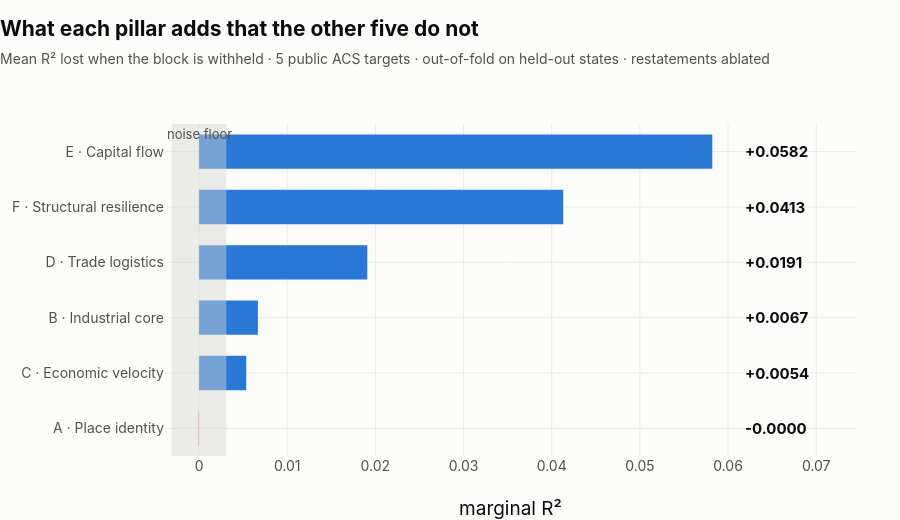

This figure's notebook cell:
### Markdown cell above
---

## 2. What the six pillars are worth

Read the figure as: **how much predictive power the matrix loses when this pillar
is taken out of it.** The grey band is the noise floor — the most any *shuffled*
version of that block managed.

### Code cell
floor = ext["drop_one_noise_floor"]
# Contribution comes from drop_one, NOT from the noise-floor dict: the latter
# carries F's `_no_ametro` robustness variant (+0.0410, scored against a
# different reference model), and quoting it here would silently understate the
# headline figure the findings report and docs both use (+0.0413).
rows = [{"pillar": p,
         "label": PILLAR_NAME[p],
         "contribution": ext["drop_one"][f"size_emacro_drop_{p}"]["mean_contribution_ablated"],
         "floor": floor[p]["max_placebo"],
         "above": floor[p]["n_targets_above_floor"],
         "positive": ext["drop_one"][f"size_emacro_drop_{p}"]["n_positive_ablated"]}
        for p in PILLARS]
worth = pd.DataFrame(rows).sort_values("contribution")

band = float(worth["floor"].max())
hi = float(worth["contribution"].max())
lo = min(-band, float(worth["contribution"].min()))

fig = go.Figure()
fig.add_trace(go.Bar(
    x=worth["contribution"], y=worth["label"], orientation="h",
    marker_color=[CRITICAL if v <= 0 else BLUE for v in worth["contribution"]],
    hovertemplate="%{y}<br>contribution %{x:+.4f}<extra></extra>",
    showlegend=False,
))
# Values are set in a fixed right-hand column rather than as outside bar labels.
# Outside labels track the bar end, which puts Source A's near-zero value on top
# of its own category label and pushes Source E's off the canvas.
value_x = hi * 1.06
for lab, v in zip(worth["label"], worth["contribution"]):
    fig.add_annotation(x=value_x, y=lab, text=f"<b>{v:+.4f}</b>", showarrow=False,
                       xanchor="left", font=dict(size=15, color=INK))
# The noise floor is a property of the measurement, not a series — drawn as a
# shaded band rather than a legend entry so it reads as the bar to clear.
fig.add_vrect(x0=-band, x1=band, fillcolor=MUTED, opacity=0.45, line_width=0,
              annotation_text="noise floor", annotation_position="top",
              annotation_font=dict(size=13, color=INK2))
style(fig,
      "What each pillar adds that the other five do not",
      "Mean R² lost when the block is withheld · 5 public ACS targets · "
      "out-of-fold on held-out states · restatements ablated",
      height=520, legend=False)
fig.update_xaxes(title="marginal R²", tickformat="+.3f",
                 range=[lo * 1.25, hi * 1.28])
fig.show()

### Figure 1 — Plotly figure (JSON) as saved in the notebook; plotly's stock layout.template omitted (floating-point values rounded to 4 significant figures)
{"data": [{"hovertemplate": "%{y}<br>contribution %{x:+.4f}<extra></extra>", "marker": {"color": ["#d03b3b", "#2a78d6", "#2a78d6", "#2a78d6", "#2a78d6", "#2a78d6"]}, "orientation": "h", "showlegend": false, "type": "bar", "x": [-4.573e-05, 0.005352, 0.006672, 0.01908, 0.04131, 0.05821], "y": ["A · Place identity", "C · Economic velocity", "B · Industrial core", "D · Trade logistics", "F · Structural resilience", "E · Capital flow"]}], "layout": {"annotations": [{"font": {"color": "#0b0b0b", "size": 15}, "showarrow": false, "text": "<b>-0.0000</b>", "x": 0.06171, "xanchor": "left", "y": "A · Place identity"}, {"font": {"color": "#0b0b0b", "size": 15}, "showarrow": false, "text": "<b>+0.0054</b>", "x": 0.06171, "xanchor": "left", "y": "C · Economic velocity"}, {"font": {"color": "#0b0b0b", "size": 15}, "showarrow": false, "text": "<b>+0.0067</b>", "x": 0.06171, "xanchor": "left", "y": "B · Industrial core"}, {"font": {"color": "#0b0b0b", "size": 15}, "showarrow": false, "text": "<b>+0.0191</b>", "x": 0.06171, "xanchor": "left", "y": "D · Trade logistics"}, {"font": {"color": "#0b0b0b", "size": 15}, "showarrow": false, "text": "<b>+0.0413</b>", "x": 0.06171, "xanchor": "left", "y": "F · Structural resilience"}, {"font": {"color": "#0b0b0b", "size": 15}, "showarrow": false, "text": "<b>+0.0582</b>", "x": 0.06171, "xanchor": "left", "y": "E · Capital flow"}, {"font": {"color": "#52514e", "size": 13}, "showarrow": false, "text": "noise floor", "x": 0.0, "xanchor": "center", "xref": "x", "y": 1, "yanchor": "top", "yref": "y domain"}], "bargap": 0.34, "bargroupgap": 0.06, "font": {"color": "#0b0b0b", "family": "-apple-system, BlinkMacSystemFont, Segoe UI, Helvetica, Arial, sans-serif", "size": 16}, "height": 520, "hoverlabel": {"bgcolor": "white", "bordercolor": "#ecebe6", "font": {"family": "-apple-system, BlinkMacSystemFont, Segoe UI, Helvetica, Arial, sans-serif", "size": 14}}, "legend": {"bgcolor": "rgba(0,0,0,0)", "font": {"color": "#52514e", "size": 14}, "orientation": "h", "x": 0, "y": -0.2, "yanchor": "top"}, "margin": {"b": 64, "l": 12, "r": 44, "t": 124}, "paper_bgcolor": "#fcfcfb", "plot_bgcolor": "#fcfcfb", "shapes": [{"fillcolor": "#d5d4d0", "line": {"width": 0}, "opacity": 0.45, "type": "rect", "x0": -0.003092, "x1": 0.003092, "xref": "x", "y0": 0, "y1": 1, "yref": "y domain"}], "showlegend": false, "title": {"font": {"color": "#0b0b0b", "size": 21}, "text": "<b>What each pillar adds that the other five do not</b><br><span style='font-size:14px;color:#52514e'>Mean R² lost when the block is withheld · 5 public ACS targets · out-of-fold on held-out states · restatements ablated</span>", "x": 0, "xanchor": "left", "y": 0.93, "yanchor": "top"}, "uniformtext": {"minsize": 11, "mode": "hide"}, "xaxis": {"automargin": true, "gridcolor": "#ecebe6", "gridwidth": 1, "range": [-0.003864, 0.07451], "showgrid": true, "showline": false, "tickfont": {"color": "#52514e", "size": 14}, "tickformat": "+.3f", "ticks": "", "title": {"text": "marginal R²"}, "zeroline": false}, "yaxis": {"automargin": true, "gridcolor": "#ecebe6", "gridwidth": 1, "showgrid": true, "showline": false, "tickfont": {"color": "#52514e", "size": 14}, "ticks": "", "title": {"font": {"color": "#52514e", "size": 14.5}}, "zeroline": false}}}
